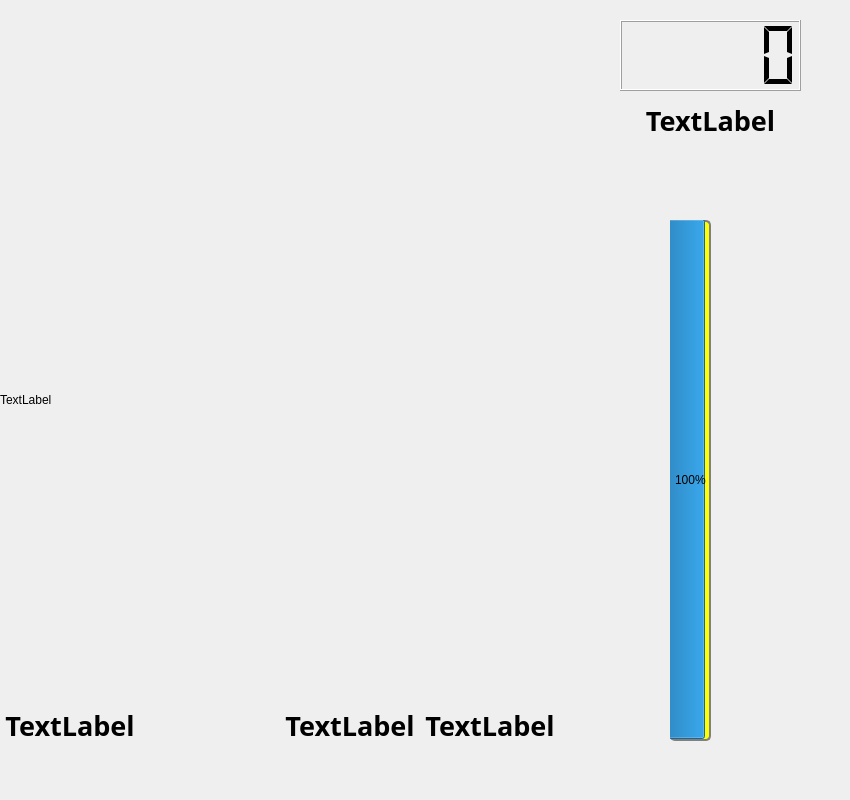
<?xml version="1.0" encoding="UTF-8"?>
<ui version="4.0">
 <class>DiffMusic</class>
 <widget class="QWidget" name="DiffMusic">
  <property name="geometry">
   <rect>
    <x>0</x>
    <y>0</y>
    <width>850</width>
    <height>800</height>
   </rect>
  </property>
  <property name="windowTitle">
   <string>Form</string>
  </property>
  <widget class="QStackedWidget" name="stackedWidget">
   <property name="geometry">
    <rect>
     <x>0</x>
     <y>0</y>
     <width>850</width>
     <height>800</height>
    </rect>
   </property>
   <property name="frameShadow">
    <enum>QFrame::Raised</enum>
   </property>
   <property name="lineWidth">
    <number>1</number>
   </property>
   <widget class="QWidget" name="page">
    <widget class="QLabel" name="perfect_lable">
     <property name="geometry">
      <rect>
       <x>620</x>
       <y>90</y>
       <width>181</width>
       <height>61</height>
      </rect>
     </property>
     <property name="font">
      <font>
       <family>Arial Black</family>
       <pointsize>20</pointsize>
       <weight>75</weight>
       <bold>true</bold>
      </font>
     </property>
     <property name="text">
      <string>TextLabel</string>
     </property>
     <property name="alignment">
      <set>Qt::AlignCenter</set>
     </property>
    </widget>
    <widget class="QLCDNumber" name="lcdNumber">
     <property name="geometry">
      <rect>
       <x>620</x>
       <y>20</y>
       <width>181</width>
       <height>71</height>
      </rect>
     </property>
     <property name="segmentStyle">
      <enum>QLCDNumber::Flat</enum>
     </property>
    </widget>
    <widget class="QLabel" name="main_back">
     <property name="geometry">
      <rect>
       <x>0</x>
       <y>0</y>
       <width>560</width>
       <height>800</height>
      </rect>
     </property>
     <property name="text">
      <string>TextLabel</string>
     </property>
    </widget>
    <widget class="QProgressBar" name="HD">
     <property name="geometry">
      <rect>
       <x>670</x>
       <y>220</y>
       <width>41</width>
       <height>521</height>
      </rect>
     </property>
     <property name="styleSheet">
      <string notr="true">QProgressBar {   border: 2px solid grey;   border-radius: 5px;   background-color: yellow;}

QProgressBar {   border: 2px solid grey;   border-radius: 5px;   text-align: center;}

</string>
     </property>
     <property name="value">
      <number>100</number>
     </property>
     <property name="orientation">
      <enum>Qt::Vertical</enum>
     </property>
    </widget>
   </widget>
   <widget class="QWidget" name="page_2"/>
  </widget>
  <widget class="QLabel" name="check_label_up">
   <property name="geometry">
    <rect>
     <x>140</x>
     <y>650</y>
     <width>140</width>
     <height>150</height>
    </rect>
   </property>
   <property name="font">
    <font>
     <family>Arial Black</family>
     <pointsize>20</pointsize>
     <weight>75</weight>
     <bold>true</bold>
    </font>
   </property>
   <property name="text">
    <string/>
   </property>
   <property name="alignment">
    <set>Qt::AlignCenter</set>
   </property>
  </widget>
  <widget class="QLabel" name="check_label_down">
   <property name="geometry">
    <rect>
     <x>280</x>
     <y>650</y>
     <width>140</width>
     <height>150</height>
    </rect>
   </property>
   <property name="font">
    <font>
     <family>Arial Black</family>
     <pointsize>20</pointsize>
     <weight>75</weight>
     <bold>true</bold>
    </font>
   </property>
   <property name="text">
    <string>TextLabel</string>
   </property>
   <property name="alignment">
    <set>Qt::AlignCenter</set>
   </property>
  </widget>
  <widget class="QLabel" name="check_label_right">
   <property name="geometry">
    <rect>
     <x>420</x>
     <y>650</y>
     <width>140</width>
     <height>150</height>
    </rect>
   </property>
   <property name="font">
    <font>
     <family>Arial Black</family>
     <pointsize>20</pointsize>
     <weight>75</weight>
     <bold>true</bold>
    </font>
   </property>
   <property name="text">
    <string>TextLabel</string>
   </property>
   <property name="alignment">
    <set>Qt::AlignCenter</set>
   </property>
  </widget>
  <widget class="QLabel" name="check_label_left">
   <property name="geometry">
    <rect>
     <x>0</x>
     <y>650</y>
     <width>140</width>
     <height>150</height>
    </rect>
   </property>
   <property name="font">
    <font>
     <family>Arial Black</family>
     <pointsize>20</pointsize>
     <weight>75</weight>
     <bold>true</bold>
    </font>
   </property>
   <property name="text">
    <string>TextLabel</string>
   </property>
   <property name="alignment">
    <set>Qt::AlignCenter</set>
   </property>
  </widget>
 </widget>
 <resources/>
 <connections/>
</ui>
